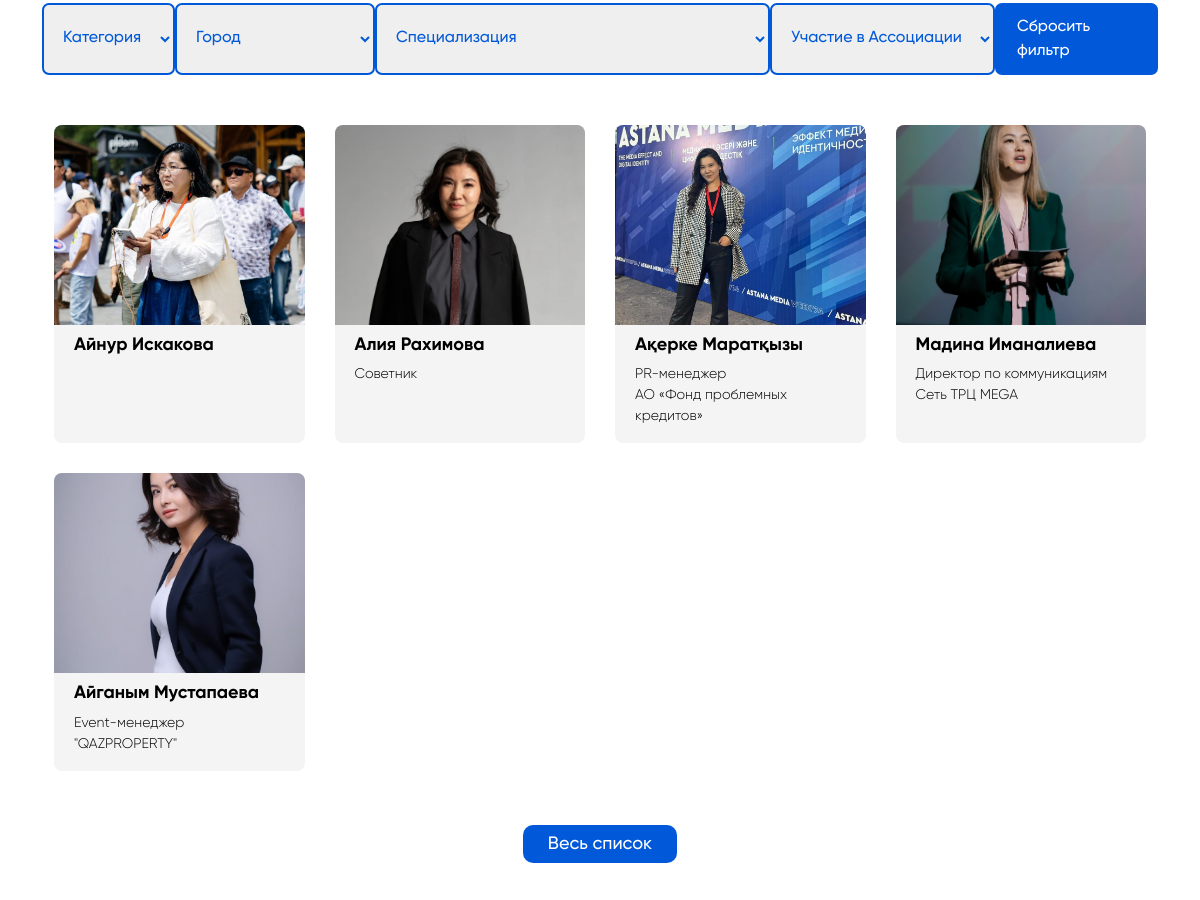
Page /ru/ (middle part) on the earlier database version.
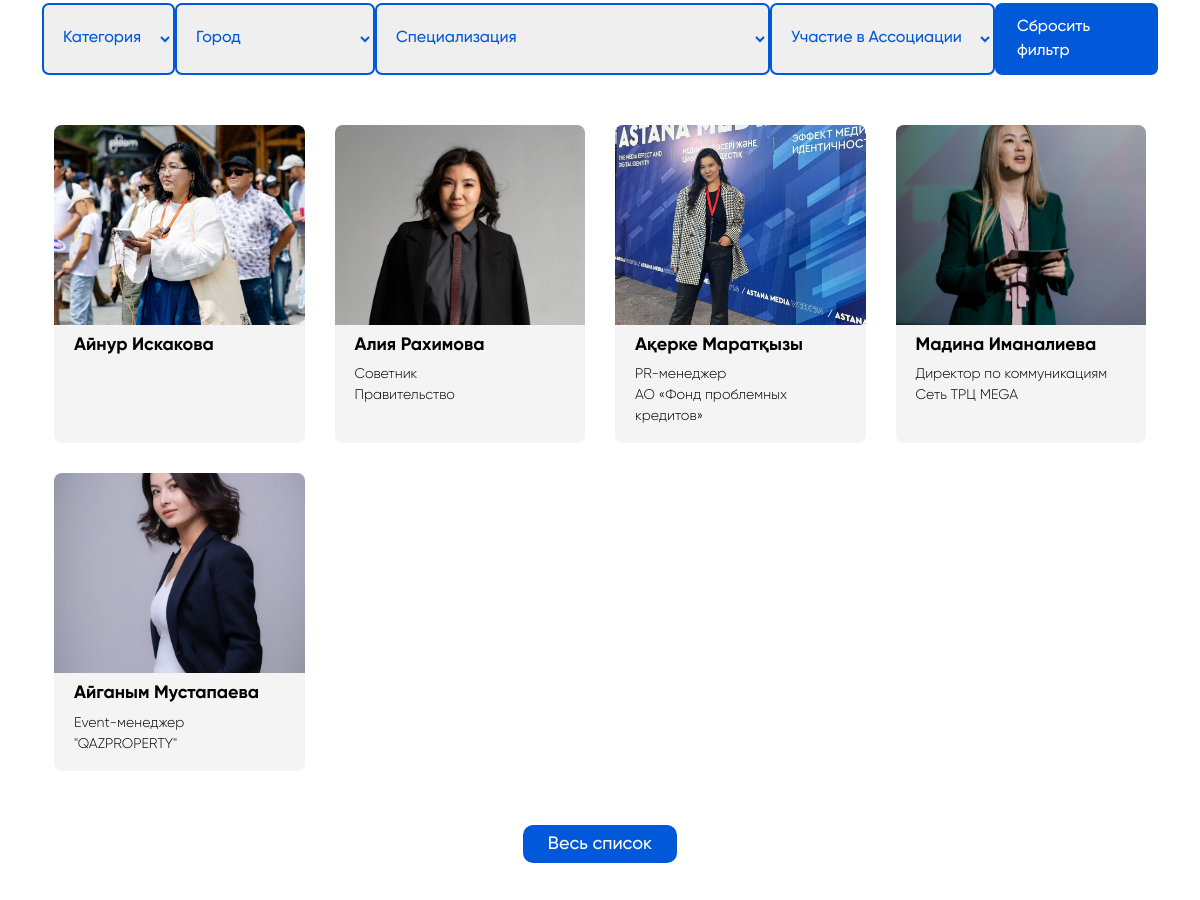
Same page on the later database version.
### myapp/models.py (models this page shows, shortened)
class Specialist(models.Model):
    MODERATION_CHOICES = [
        ('pending', 'На модерации'),
        ('approved', 'Одобрен'),
        ('rejected', 'Отклонён'),
    ]
    full_name = models.CharField("ФИО", max_length=255)
    email = models.EmailField("Электронная почта", blank=True, null=True)
    phone = models.CharField("Телефон", max_length=50, blank=True)
    additional_phone = models.CharField("Дополнительный телефон", max_length=50, blank=True)
    birth_date = models.DateField("Дата рождения", blank=True, null=True)
    citizenship = models.CharField("Гражданство", max_length=100, blank=True)
    city = models.CharField("Город", max_length=100, blank=True)
    social_links = models.TextField("Социальные сети", blank=True)
    university = models.CharField("Учебное заведение", max_length=255, blank=True)
    faculty = models.CharField("Факультет/Специальность", max_length=255, blank=True)
    study_years = models.CharField("Годы обучения", max_length=50, blank=True)
    degree = models.CharField("Академическая степень", max_length=100, blank=True)
    position = models.CharField("Должность", max_length=255, blank=True)
    workplace = models.CharField("Место работы", max_length=255, blank=True)
    specialization = models.CharField("Специализация", max_length=255, blank=True)
    job_region = models.CharField("Регион работы", max_length=255, blank=True)
    about = models.TextField("О себе", blank=True)
    job_description = models.TextField("О компании", blank=True)
    experience_years = models.PositiveIntegerField("Стаж в PR/медиа", default=0, blank=True)
    professional_description = models.TextField("Описание профессиональной деятельности", blank=True)
    skills = models.TextField("Навыки и сертификаты", blank=True)
    awards = models.TextField("Награды", blank=True)
    publications = models.TextField("Публикации", blank=True)
    cases = models.TextField("Кейсы", blank=True)
    motivation = models.TextField("Мотивация", blank=True)
    interests = models.TextField("Интересы", blank=True)
    recommender = models.TextField("Рекомендатель", blank=True)
    is_member = models.BooleanField("Участник Ассоциации", default=False)
    category = models.CharField("Категория", max_length=100, blank=True)
    moderation_status = models.CharField(
        "Статус модерации",
        max_length=50,
        choices=MODERATION_CHOICES,
        default='pending'
    )
    photo = models.ImageField(
        "Фотография",
        upload_to="specialists/photos/",
        blank=True,
        null=True,
        help_text="Загрузите фотографию кандидата"
    )
    resume = models.FileField(
        "Резюме/CV",
        upload_to='specialists/resumes/',
        blank=True,
        null=True
    )
    documents = models.FileField(
        "Дополнительные документы",
        upload_to='specialists/documents/',
        blank=True,
        null=True
    )
    confirm_data = models.BooleanField("Подтверждение достоверности данных", default=False)
    consent_personal_data = models.BooleanField("Согласие на обработку персональных данных", default=False)
    consent_rules = models.BooleanField("Согласие с правилами Ассоциации", default=False)
    created_at = models.DateTimeField("Дата подачи заявки", auto_now_add=True)
    updated_at = models.DateTimeField("Дата обновления", auto_now=True)
    class Meta:
        verbose_name = "Специалист"
        verbose_name_plural = "Специалисты"
        ordering = ['-created_at']

### myapp/views.py (the view, shortened to what this page needs)
# urls.py: path('', views.index, name='index'),
def index(request):
    latest_courses = Course.objects.order_by('-id')[:5]
    course_categories = CourseCategory.objects.all()
    specialist_categories = Specialist.objects.values_list('category', flat=True).distinct()
    cities = Specialist.objects.values_list('city', flat=True).distinct()
    specializations = Specialist.objects.values_list('specialization', flat=True).distinct()
    category = request.GET.get('category')
    city = request.GET.get('city')
    specialization = request.GET.get('specialization')
    has_cases = request.GET.get('cases')
    is_member = request.GET.get('member')
    specialists = Specialist.objects.filter(moderation_status='approved')
    if category:
        specialists = specialists.filter(category=category)
    if city:
        specialists = specialists.filter(city=city)
    if specialization:
        specialists = specialists.filter(specialization=specialization)
    if is_member == 'yes':
        specialists = specialists.filter(is_member=True)
    elif is_member == 'no':
        specialists = specialists.filter(is_member=False)
    if not request.headers.get('x-requested-with') == 'XMLHttpRequest':
        specialists = specialists[:5]
    if request.headers.get('x-requested-with') == 'XMLHttpRequest' and request.method == 'GET':
        return render(request, 'partials/_specialist_list.html', {
            'specialists': specialists
        })
    form = ExtendedApplicationForm()
    latest_news = News.objects.order_by('-date')[:6]
    return render(request, 'index.html', {
        'latest_news': latest_news,
        'form': form,
        'specialists': specialists,
        'specialist_categories': specialist_categories,
        'cities': cities,
        'specializations': specializations,
        'selected': {
            'category': category,
            'city': city,
            'specialization': specialization,
            'cases': has_cases,
            'member': is_member,
        },
        'latest_courses': latest_courses,
        'course_categories': course_categories
    })

### myapp/templates/index.html (shortened to what this page needs)
{% load static %}
{% load i18n %}
{% include 'header.html' %}
            {% get_current_language as lang %}
            {% get_current_language as lang %}
            {% get_current_language as lang %}
            {% get_current_language as lang %}
            {% get_current_language as lang %}
            {% get_current_language as lang %}
            {% if lang == 'kk' %}
<section class="specialists-section" id="spec">
    <div class="container">
        <p class="title_about">
           МАМАНДАР МЕН АГЕНТТІКТЕР БАЗАСЫ
        </p>
        <p class="description_about">
            Кәсіби даму, тәжірибе алмасу және саланы бірлесіп дамыту мақсатында бірігіп отырған PR, медиа және коммуникация саласындағы мамандар мен ұйымдар.
        </p>
      <form id="filter-form" method="get">
        <select name="category">
          <option value="">Санат</option>
          {% for c in specialist_categories %}
            <option value="{{ c }}" {% if selected.category == c %}selected{% endif %}>{{ c }}</option>
          {% endfor %}
        </select>
        <select name="city">
          <option value="">Қала</option>
          {% for c in cities %}
            <option value="{{ c }}" {% if selected.city == c %}selected{% endif %}>{{ c }}</option>
          {% endfor %}
        </select>
        <select name="specialization">
          <option value="">Мамандану</option>
          {% for s in specializations %}
            <option value="{{ s }}" {% if selected.specialization == s %}selected{% endif %}>{{ s }}</option>
          {% endfor %}
        </select>
        <select name="member">
          <option value="">Ассоциация мүшелігі.</option>
          <option value="yes" {% if selected.member == 'yes' %}selected{% endif %}>Да</option>
          <option value="no" {% if selected.member == 'no' %}selected{% endif %}>Нет</option>
        </select>
        <a href="{% url 'index' %}" class="reset-button">
            Қалпына келтіру
          </a>
      </form>
      <div id="specialist-container">
        {% include 'partials/_specialist_list.html' %}
      </div>
      <div class="dock_url">
        <p class="inass_link">
            <a href="{% url 'specialist_list' %}">Толық тізім</a>
        </p>
    </div>
  </section>
            {% elif lang == 'ru' %}
            <section class="specialists-section" id="spec">
    <div class="container">
      <form id="filter-form" method="get">
        <select name="category">
          <option value="">Категория</option>
        </select>
        <select name="city">
          <option value="">Город</option>
        </select>
        <select name="specialization">
          <option value="">Специализация</option>
        </select>
        <select name="member">
          <option value="">Участие в Ассоциации</option>
        </select>
        <a href="{% url 'index' %}" class="reset-button">
            Сбросить фильтр
          </a>
      </form>
      <div id="specialist-container">
        {% include 'partials/_specialist_list.html' %}
      </div>
      <div class="dock_url">
        <p class="inass_link">
            <a href="{% url 'specialist_list' %}">Весь список</a>
        </p>
    </div>
  </section>
            {% endif %}
            {% get_current_language as lang %}
            {% get_current_language as lang %}
            {% get_current_language as lang %}
    {% include 'footer.html' %}

### myapp/templates/partials/_specialist_list.html
{% load static %}
  <div class="container">
<div id="specialist-results">
    <div class="base_spec">
      {% for s in specialists %}
        <div>
          {% if s.photo %}
            <img src="{{ s.photo.url }}" alt="{{ s.full_name }}">
          {% endif %}
          <h4 class="name_spec">{{ s.full_name }}</h4>
          <p class="spec_position">{{ s.position }}</p>
          <p class="spec_about">{{ s.about }}</p>
        </div>
      {% empty %}
        <p>Нет специалистов по фильтру.</p>
      {% endfor %}
    </div>
  </div>
  </div>

Differences in the rows shown:
changed Specialist "Алия Рахимова": about (not shown) → "Правительство"
